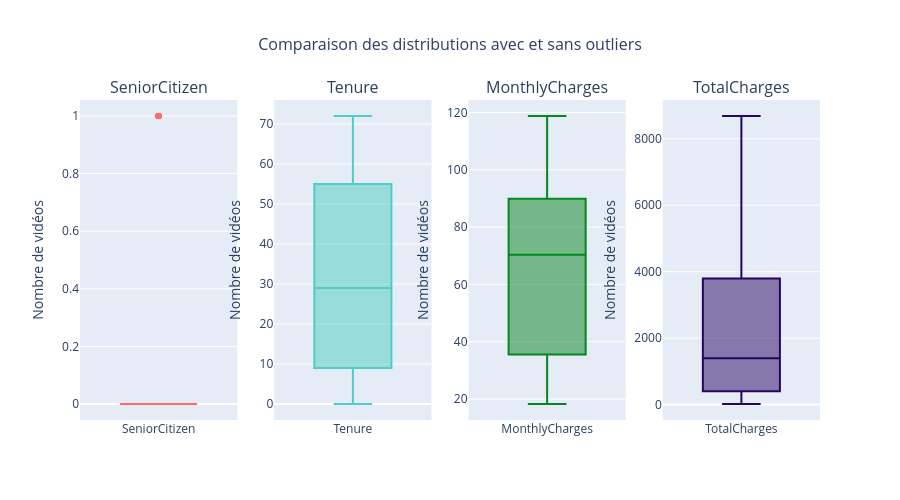

The code cell stored with this chart in its notebook:
### Markdown cell above
Recherche des outlier

### Code cell
# Création d'une figure avec 2 sous-graphiques côte à côte
fig = make_subplots(
    rows=1, cols=4,
    subplot_titles=('SeniorCitizen',
                    'Tenure',
                    'MonthlyCharges',
                    'TotalCharges')
)

# Ajout du premier boxplot (SeniorCitizen)
fig.add_trace(
    go.Box(y=df['SeniorCitizen'], name='SeniorCitizen', marker_color='#FF6B6B'),
    row=1, col=1
)

# Ajout du second boxplot (Tenure))
fig.add_trace(
    go.Box(y=df['tenure'], name='Tenure', marker_color='#4ECDC4'),
    row=1, col=2
)
# Ajout du troisieme boxplot (MonthlyCharges))
fig.add_trace(
    go.Box(y=df['MonthlyCharges'], name='MonthlyCharges', marker_color="#048620"),
    row=1, col=3
)
# Ajout du quatrieme boxplot (TotalCharges))
fig.add_trace(
    go.Box(y=df['TotalCharges'], name='TotalCharges', marker_color="#280462"),
    row=1, col=4
)

# Mise à jour de la mise en page
fig.update_layout(
    height=500,
    showlegend=False,
    title_text="Comparaison des distributions avec et sans outliers",
    title_x=0.5,
    title_font_size=16
)

# Ajout des labels pour les axes y
fig.update_yaxes(title_text="Nombre de vidéos", row=1, col=1)
fig.update_yaxes(title_text="Nombre de vidéos", row=1, col=2)
fig.update_yaxes(title_text="Nombre de vidéos", row=1, col=3)
fig.update_yaxes(title_text="Nombre de vidéos", row=1, col=4)

fig.show()

### Figure 1 — Plotly figure (JSON) as saved in the notebook; plotly's stock layout.template omitted (floating-point values rounded to 4 significant figures; data arrays with more than 128 entries replaced by an {"elided": "..."} marker saying what was removed)
{"data": [{"marker": {"color": "#FF6B6B"}, "name": "SeniorCitizen", "type": "box", "xaxis": "x", "y": {"elided": "7043 int values"}, "yaxis": "y"}, {"marker": {"color": "#4ECDC4"}, "name": "Tenure", "type": "box", "xaxis": "x2", "y": {"elided": "7043 int values"}, "yaxis": "y2"}, {"marker": {"color": "#048620"}, "name": "MonthlyCharges", "type": "box", "xaxis": "x3", "y": {"elided": "7043 float values"}, "yaxis": "y3"}, {"marker": {"color": "#280462"}, "name": "TotalCharges", "type": "box", "xaxis": "x4", "y": {"elided": "7043 float values"}, "yaxis": "y4"}], "layout": {"annotations": [{"font": {"size": 16}, "showarrow": false, "text": "SeniorCitizen", "x": 0.1062, "xanchor": "center", "xref": "paper", "y": 1, "yanchor": "bottom", "yref": "paper"}, {"font": {"size": 16}, "showarrow": false, "text": "Tenure", "x": 0.3688, "xanchor": "center", "xref": "paper", "y": 1, "yanchor": "bottom", "yref": "paper"}, {"font": {"size": 16}, "showarrow": false, "text": "MonthlyCharges", "x": 0.6313, "xanchor": "center", "xref": "paper", "y": 1, "yanchor": "bottom", "yref": "paper"}, {"font": {"size": 16}, "showarrow": false, "text": "TotalCharges", "x": 0.8938, "xanchor": "center", "xref": "paper", "y": 1, "yanchor": "bottom", "yref": "paper"}], "height": 500, "showlegend": false, "title": {"font": {"size": 16}, "text": "Comparaison des distributions avec et sans outliers", "x": 0.5}, "xaxis": {"anchor": "y", "domain": [0, 0.2125]}, "xaxis2": {"anchor": "y2", "domain": [0.2625, 0.475]}, "xaxis3": {"anchor": "y3", "domain": [0.525, 0.7375]}, "xaxis4": {"anchor": "y4", "domain": [0.7875, 1]}, "yaxis": {"anchor": "x", "domain": [0, 1], "title": {"text": "Nombre de vidéos"}}, "yaxis2": {"anchor": "x2", "domain": [0, 1], "title": {"text": "Nombre de vidéos"}}, "yaxis3": {"anchor": "x3", "domain": [0, 1], "title": {"text": "Nombre de vidéos"}}, "yaxis4": {"anchor": "x4", "domain": [0, 1], "title": {"text": "Nombre de vidéos"}}}}
